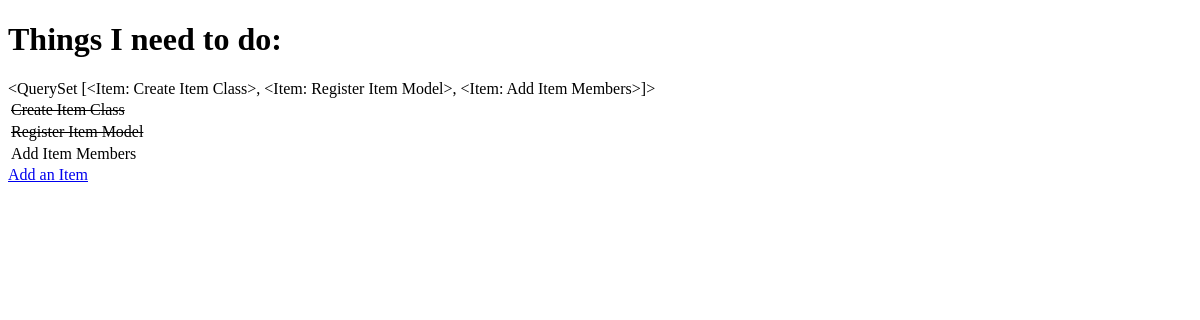
Before: / with the older database file.
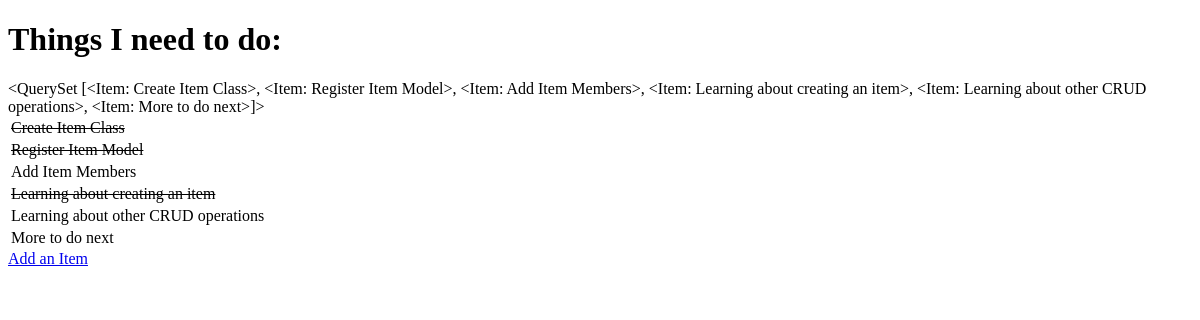
After: the same page with the newer database file.
### todo/models.py (models this page shows)
class Item(models.Model):
    name = models.CharField(max_length=50, null=False, blank=False)
    done = models.BooleanField(null=False, blank=False, default=False)
    def __str__(self):
        return self.name

### todo/views.py (the view)
# urls.py: path('', get_todo_list, name="get_todo_list"),
def get_todo_list(request):
    items = Item.objects.all()
    context = {
        'items': items
    }
    return render(request, 'todo/todo_list.html', context)

### todo/templates/todo/todo_list.html (shortened to what this page needs)
<!DOCTYPE html>
<html lang="en">
<head>
</head>
<body>
    <h1>Things I need to do:</h1>
    {{ items }}
    <table>
        {% for item in items %}
        <tr>
            {% if item.done %}
            <td><strike>{{ item.name}}</strike></td>
            {% else %}
            <td>{{ item.name }}</td>
            {% endif %}
        </tr>
        {% empty %}
        <tr>
            <td>You have nothing to do.</td>
        </tr>
        {% endfor %}
    </table>
    <a href="/add">Add an Item</a>
</body>
</html>

Changed rows visible on the page:
computed for Item "Create Item Class": name.name "<QuerySet [<Item: Create Item Class>, <Item: Register Item Model>, <Item: Add Item Members>]>" → "…Model>, <Item: Add Item Members>, <Item: Learning about creating an item>, <Item: Learning about other CRUD operations>, <Item: More to do next>]>"
added Item: name "Learning about creating an item"
added Item: name "Learning about other CRUD operations"
added Item: name "More to do next"
